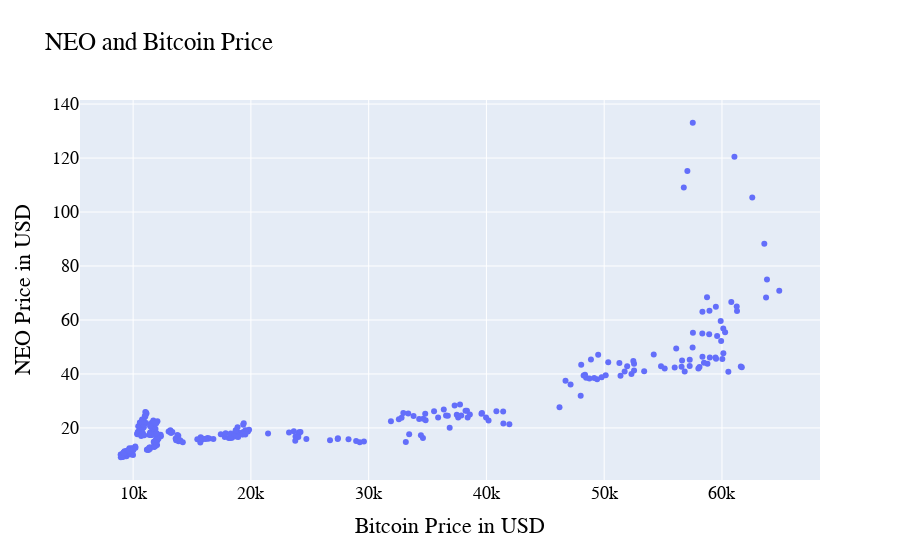

Notebook code for this chart:
### Code cell
fig3=go.Figure()

fig3.add_trace(go.Scatter(
x=df_merge2['High_BTC'],
y=df_merge2['High_NEO'],
mode='markers'))



fig3.update_layout(
    title="NEO and Bitcoin Price",
    xaxis_title="Bitcoin Price in USD",
    yaxis_title="NEO Price in USD",
    font=dict(
        family="Courier New, monospace",
        size=18,
        color="black"
    )
)

fig3.show()

### Figure 1 — Plotly figure (JSON) as saved in the notebook; plotly's stock layout.template omitted (floating-point values rounded to 4 significant figures; data arrays with more than 128 entries replaced by an {"elided": "..."} marker saying what was removed)
{"data": [{"mode": "markers", "type": "scatter", "x": {"elided": "357 float values"}, "y": {"elided": "357 float values"}}], "layout": {"font": {"color": "black", "family": "Courier New, monospace", "size": 18}, "title": {"text": "NEO and Bitcoin Price"}, "xaxis": {"title": {"text": "Bitcoin Price in USD"}}, "yaxis": {"title": {"text": "NEO Price in USD"}}}}
